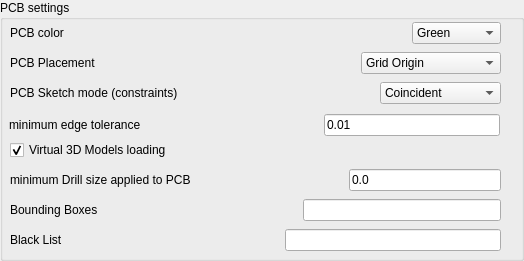
       <widget class="QGroupBox" name="pcb_settings">
        <property name="geometry">
         <rect>
          <x>-1</x>
          <y>195</y>
          <width>524</width>
          <height>261</height>
         </rect>
        </property>
        <property name="title">
         <string>PCB settings</string>
        </property>
        <widget class="QWidget" name="layoutWidget_2">
         <property name="geometry">
          <rect>
           <x>10</x>
           <y>20</y>
           <width>491</width>
           <height>26</height>
          </rect>
         </property>
         <layout class="QHBoxLayout" name="horizontalLayout_12">
          <item>
           <widget class="QLabel" name="label_20">
            <property name="toolTip">
             <string>PCB color</string>
            </property>
            <property name="text">
             <string>PCB color</string>
            </property>
            <property name="alignment">
             <set>Qt::AlignLeading|Qt::AlignLeft|Qt::AlignVCenter</set>
            </property>
           </widget>
          </item>
          <item>
           <spacer name="horizontalSpacer_5">
            <property name="orientation">
             <enum>Qt::Horizontal</enum>
            </property>
            <property name="sizeHint" stdset="0">
             <size>
              <width>40</width>
              <height>20</height>
             </size>
            </property>
           </spacer>
          </item>
          <item>
           <widget class="Gui::PrefComboBox" name="gui::prefcombobox_1">
            <property name="toolTip">
             <string>PCB color</string>
            </property>
            <property name="currentIndex">
             <number>0</number>
            </property>
            <property name="prefEntry" stdset="0">
             <cstring>pcb_color</cstring>
            </property>
            <property name="prefPath" stdset="0">
             <cstring>Mod/kicadStepUpGui</cstring>
            </property>
            <item>
             <property name="text">
              <string>Green</string>
             </property>
            </item>
            <item>
             <property name="text">
              <string>Blue</string>
             </property>
            </item>
            <item>
             <property name="text">
              <string>Red</string>
             </property>
            </item>
            <item>
             <property name="text">
              <string>Purple</string>
             </property>
            </item>
            <item>
             <property name="text">
              <string>DarkGreen</string>
             </property>
            </item>
            <item>
             <property name="text">
              <string>DarkBlue</string>
             </property>
            </item>
            <item>
             <property name="text">
              <string>LightBlue</string>
             </property>
            </item>
            <item>
             <property name="text">
              <string>Yellow</string>
             </property>
            </item>
            <item>
             <property name="text">
              <string>Black</string>
             </property>
            </item>
            <item>
             <property name="text">
              <string>White</string>
             </property>
            </item>
           </widget>
          </item>
         </layout>
        </widget>
        <widget class="QWidget" name="layoutWidget_3">
         <property name="geometry">
          <rect>
           <x>10</x>
           <y>50</y>
           <width>491</width>
           <height>26</height>
          </rect>
         </property>
         <layout class="QHBoxLayout" name="horizontalLayout_13">
          <item>
           <widget class="QLabel" name="label_21">
            <property name="toolTip">
             <string>PCB Reference Placement in mechanical environment</string>
            </property>
            <property name="text">
             <string>PCB Placement</string>
            </property>
            <property name="alignment">
             <set>Qt::AlignLeading|Qt::AlignLeft|Qt::AlignVCenter</set>
            </property>
           </widget>
          </item>
          <item>
           <spacer name="horizontalSpacer_6">
            <property name="orientation">
             <enum>Qt::Horizontal</enum>
            </property>
            <property name="sizeHint" stdset="0">
             <size>
              <width>40</width>
              <height>20</height>
             </size>
            </property>
           </spacer>
          </item>
          <item>
           <widget class="Gui::PrefComboBox" name="gui::prefcombobox_2">
            <property name="toolTip">
             <string>PCB Reference Placement in mechanical environment</string>
            </property>
            <property name="currentIndex">
             <number>0</number>
            </property>
            <property name="prefEntry" stdset="0">
             <cstring>pcb_placement</cstring>
            </property>
            <property name="prefPath" stdset="0">
             <cstring>Mod/kicadStepUpGui</cstring>
            </property>
            <item>
             <property name="text">
              <string>Grid Origin</string>
             </property>
            </item>
            <item>
             <property name="text">
              <string>Aux Origin</string>
             </property>
            </item>
            <item>
             <property name="text">
              <string>Pcb Center (approx)</string>
             </property>
            </item>
           </widget>
          </item>
         </layout>
        </widget>
        <widget class="QWidget" name="layoutWidget_4">
         <property name="geometry">
          <rect>
           <x>10</x>
           <y>80</y>
           <width>491</width>
           <height>26</height>
          </rect>
         </property>
         <layout class="QHBoxLayout" name="horizontalLayout_14">
          <item>
           <widget class="QLabel" name="label_22">
            <property name="toolTip">
             <string>Constraints to be added to PCB Sketch</string>
            </property>
            <property name="text">
             <string>PCB Sketch mode (constraints)</string>
            </property>
            <property name="alignment">
             <set>Qt::AlignLeading|Qt::AlignLeft|Qt::AlignVCenter</set>
            </property>
           </widget>
          </item>
          <item>
           <spacer name="horizontalSpacer_7">
            <property name="orientation">
             <enum>Qt::Horizontal</enum>
            </property>
            <property name="sizeHint" stdset="0">
             <size>
              <width>40</width>
              <height>20</height>
             </size>
            </property>
           </spacer>
          </item>
          <item>
           <widget class="Gui::PrefComboBox" name="gui::prefcombobox_3">
            <property name="toolTip">
             <string>Constraints to be added to PCB Sketch</string>
            </property>
            <property name="currentIndex">
             <number>0</number>
            </property>
            <property name="prefEntry" stdset="0">
             <cstring>sketch_constraints</cstring>
            </property>
            <property name="prefPath" stdset="0">
             <cstring>Mod/kicadStepUpGui</cstring>
            </property>
            <item>
             <property name="text">
              <string>Coincident</string>
             </property>
            </item>
            <item>
             <property name="text">
              <string>V&amp;H, Coincident</string>
             </property>
            </item>
            <item>
             <property name="text">
              <string>Full</string>
             </property>
            </item>
            <item>
             <property name="text">
              <string>None</string>
             </property>
            </item>
           </widget>
          </item>
         </layout>
        </widget>
        <widget class="Gui::PrefCheckBox" name="cb_virtual">
         <property name="geometry">
          <rect>
           <x>10</x>
           <y>140</y>
           <width>463</width>
           <height>20</height>
          </rect>
         </property>
         <property name="toolTip">
          <string>Enable/Disable Virtual 3D
(mechanical) models</string>
         </property>
         <property name="text">
          <string>Virtual 3D Models loading</string>
         </property>
         <property name="checked">
          <bool>true</bool>
         </property>
         <property name="prefEntry" stdset="0">
          <cstring>mode_virtual</cstring>
         </property>
         <property name="prefPath" stdset="0">
          <cstring>Mod/kicadStepUpGui</cstring>
         </property>
        </widget>
        <widget class="QWidget" name="layoutWidget_5">
         <property name="geometry">
          <rect>
           <x>10</x>
           <y>165</y>
           <width>491</width>
           <height>30</height>
          </rect>
         </property>
         <layout class="QHBoxLayout" name="horizontalLayout_4">
          <item>
           <widget class="QLabel" name="label">
            <property name="toolTip">
             <string>minimum Drill size applied to PCB
'0.0' -&gt; all drills are loaded
'-1' -&gt; all drills and vias are loaded</string>
            </property>
            <property name="text">
             <string>minimum Drill size applied to PCB</string>
            </property>
           </widget>
          </item>
          <item>
           <spacer name="horizontalSpacer_8">
            <property name="orientation">
             <enum>Qt::Horizontal</enum>
            </property>
            <property name="sizeHint" stdset="0">
             <size>
              <width>40</width>
              <height>20</height>
             </size>
            </property>
           </spacer>
          </item>
          <item>
           <widget class="Gui::PrefLineEdit" name="lineEdit_drills">
            <property name="toolTip">
             <string>minimum Drill size applied to PCB
'0.0' -&gt; all drills are loaded
'-1' -&gt; all drills and vias are loaded</string>
            </property>
            <property name="text">
             <string>0.0</string>
            </property>
            <property name="prefEntry" stdset="0">
             <cstring>drill_size</cstring>
            </property>
            <property name="prefPath" stdset="0">
             <cstring>Mod/kicadStepUpGui</cstring>
            </property>
           </widget>
          </item>
         </layout>
        </widget>
        <widget class="QWidget" name="layoutWidget_7">
         <property name="geometry">
          <rect>
           <x>10</x>
           <y>195</y>
           <width>491</width>
           <height>30</height>
          </rect>
         </property>
         <layout class="QHBoxLayout" name="horizontalLayout_6">
          <item>
           <widget class="QLabel" name="label_3">
            <property name="toolTip">
             <string>&lt;html&gt;&lt;head/&gt;&lt;body&gt;&lt;p&gt;&lt;span style=&quot; font-weight:600;&quot;&gt;Bounding Box LIST:&lt;/span&gt;&lt;/p&gt;&lt;p&gt;configure which 3D models will be converted to Bounding Box&lt;/p&gt;&lt;p&gt;&lt;span style=&quot; font-weight:600;&quot;&gt;Examples:&lt;/span&gt;&lt;/p&gt;&lt;p&gt;&lt;span style=&quot; font-weight:600;&quot;&gt;ALL&lt;/span&gt;&lt;span style=&quot; font-style:italic;&quot;&gt;-&amp;gt; all models will be converted to bounding boxes&lt;/span&gt;&lt;/p&gt;&lt;p&gt;&lt;span style=&quot; font-weight:600;&quot;&gt;LIST&lt;/span&gt; DSUB-15-HD_FH, DSUB-9_FH &lt;span style=&quot; font-style:italic;&quot;&gt;-&amp;gt; these two models will NOT be converted to BBox&lt;/span&gt;&lt;/p&gt;&lt;p&gt;&lt;span style=&quot; font-style:italic;&quot;&gt;(list of 3D model's names separated by a semicolon)&lt;/span&gt;&lt;/p&gt;&lt;/body&gt;&lt;/html&gt;</string>
            </property>
            <property name="text">
             <string>Bounding Boxes</string>
            </property>
           </widget>
          </item>
          <item>
           <spacer name="horizontalSpacer_10">
            <property name="orientation">
             <enum>Qt::Horizontal</enum>
            </property>
            <property name="sizeHint" stdset="0">
             <size>
              <width>40</width>
              <height>20</height>
             </size>
            </property>
           </spacer>
          </item>
          <item>
           <widget class="Gui::PrefLineEdit" name="lineEdit_bbox">
            <property name="toolTip">
             <string>&lt;html&gt;&lt;head/&gt;&lt;body&gt;&lt;p&gt;&lt;span style=&quot; font-weight:600;&quot;&gt;Bounding Box LIST:&lt;/span&gt;&lt;/p&gt;&lt;p&gt;configure which 3D models will be converted to Bounding Box&lt;/p&gt;&lt;p&gt;&lt;span style=&quot; font-weight:600;&quot;&gt;Examples:&lt;/span&gt;&lt;/p&gt;&lt;p&gt;&lt;span style=&quot; font-weight:600;&quot;&gt;ALL&lt;/span&gt;&lt;span style=&quot; font-style:italic;&quot;&gt;-&amp;gt; all models will be converted to bounding boxes&lt;/span&gt;&lt;/p&gt;&lt;p&gt;&lt;span style=&quot; font-weight:600;&quot;&gt;LIST&lt;/span&gt; DSUB-15-HD_FH, DSUB-9_FH &lt;span style=&quot; font-style:italic;&quot;&gt;-&amp;gt; these two models will NOT be converted to BBox&lt;/span&gt;&lt;/p&gt;&lt;p&gt;&lt;span style=&quot; font-style:italic;&quot;&gt;(list of 3D model's names separated by a semicolon)&lt;/span&gt;&lt;/p&gt;&lt;/body&gt;&lt;/html&gt;</string>
            </property>
            <property name="text">
             <string/>
            </property>
            <property name="prefEntry" stdset="0">
             <cstring>bbox_list</cstring>
            </property>
            <property name="prefPath" stdset="0">
             <cstring>Mod/kicadStepUpGui</cstring>
            </property>
           </widget>
          </item>
         </layout>
        </widget>
        <widget class="QWidget" name="layoutWidget_8">
         <property name="geometry">
          <rect>
           <x>10</x>
           <y>225</y>
           <width>491</width>
           <height>30</height>
          </rect>
         </property>
         <layout class="QHBoxLayout" name="horizontalLayout_7">
          <item>
           <widget class="QLabel" name="label_4">
            <property name="toolTip">
             <string>&lt;html&gt;&lt;head/&gt;&lt;body&gt;&lt;p&gt;&lt;span style=&quot; font-weight:600;&quot;&gt;Black List:&lt;/span&gt;&lt;/p&gt;&lt;p&gt;put here your model names that you don't want to load (e.g. smallest ones)&lt;/p&gt;&lt;p&gt;separated by a semicolon.&lt;/p&gt;&lt;p&gt;volume and height are also configurable.&lt;/p&gt;&lt;p&gt;(volume=1 means all models with a volume &amp;lt; 1mm3 will not be included)&lt;/p&gt;&lt;p&gt;(height=1 means all models with a height &amp;lt; 1mm will not be included)&lt;/p&gt;&lt;p&gt;&lt;br/&gt;&lt;span style=&quot; font-weight:600;&quot;&gt;Examples:&lt;/span&gt;&lt;/p&gt;&lt;p&gt;r_0603;r_0402;c_0402;c_0603&lt;/p&gt;&lt;p&gt;height=1.0&lt;/p&gt;&lt;p&gt;volume=1.0&lt;/p&gt;&lt;p&gt;&lt;span style=&quot; font-weight:600;&quot;&gt;An empty list means all the models will be parsed.&lt;/span&gt;&lt;/p&gt;&lt;/body&gt;&lt;/html&gt;</string>
            </property>
            <property name="text">
             <string>Black List</string>
            </property>
           </widget>
          </item>
          <item>
           <spacer name="horizontalSpacer_11">
            <property name="orientation">
             <enum>Qt::Horizontal</enum>
            </property>
            <property name="sizeHint" stdset="0">
             <size>
              <width>40</width>
              <height>20</height>
             </size>
            </property>
           </spacer>
          </item>
          <item>
           <widget class="Gui::PrefLineEdit" name="lineEdit_blackList">
            <property name="toolTip">
             <string>&lt;html&gt;&lt;head/&gt;&lt;body&gt;&lt;p&gt;&lt;span style=&quot; font-weight:600;&quot;&gt;Black List:&lt;/span&gt;&lt;/p&gt;&lt;p&gt;put here your model names that you don't want to load (e.g. smallest ones)&lt;/p&gt;&lt;p&gt;separated by a semicolon.&lt;/p&gt;&lt;p&gt;volume and height are also configurable.&lt;/p&gt;&lt;p&gt;(volume=1 means all models with a volume &amp;lt; 1mm3 will not be included)&lt;/p&gt;&lt;p&gt;(height=1 means all models with a height &amp;lt; 1mm will not be included)&lt;/p&gt;&lt;p&gt;&lt;br/&gt;&lt;span style=&quot; font-weight:600;&quot;&gt;Examples:&lt;/span&gt;&lt;/p&gt;&lt;p&gt;r_0603;r_0402;c_0402;c_0603&lt;/p&gt;&lt;p&gt;height=1.0&lt;/p&gt;&lt;p&gt;volume=1.0&lt;/p&gt;&lt;p&gt;&lt;span style=&quot; font-weight:600;&quot;&gt;An empty list means all the models will be parsed.&lt;/span&gt;&lt;/p&gt;&lt;/body&gt;&lt;/html&gt;</string>
            </property>
            <property name="text">
             <string/>
            </property>
            <property name="prefEntry" stdset="0">
             <cstring>blacklist</cstring>
            </property>
            <property name="prefPath" stdset="0">
             <cstring>Mod/kicadStepUpGui</cstring>
            </property>
           </widget>
          </item>
         </layout>
        </widget>
        <widget class="QWidget" name="layoutWidget_9">
         <property name="geometry">
          <rect>
           <x>9</x>
           <y>110</y>
           <width>491</width>
           <height>30</height>
          </rect>
         </property>
         <layout class="QHBoxLayout" name="horizontalLayout_5">
          <item>
           <widget class="QLabel" name="label_2">
            <property name="toolTip">
             <string>minimum Edge Tolerance applied to PCB
default '0.01mm'</string>
            </property>
            <property name="text">
             <string>minimum edge tolerance</string>
            </property>
           </widget>
          </item>
          <item>
           <spacer name="horizontalSpacer_12">
            <property name="orientation">
             <enum>Qt::Horizontal</enum>
            </property>
            <property name="sizeHint" stdset="0">
             <size>
              <width>40</width>
              <height>20</height>
             </size>
            </property>
           </spacer>
          </item>
          <item>
           <widget class="Gui::PrefLineEdit" name="lineEdit_edgeTolerance">
            <property name="toolTip">
             <string>minimum Edge Tolerance applied to PCB
default '0.01mm'</string>
            </property>
            <property name="text">
             <string>0.01</string>
            </property>
            <property name="prefEntry" stdset="0">
             <cstring>edge_tolerance</cstring>
            </property>
            <property name="prefPath" stdset="0">
             <cstring>Mod/kicadStepUpGui</cstring>
            </property>
           </widget>
          </item>
         </layout>
        </widget>
       </widget>
